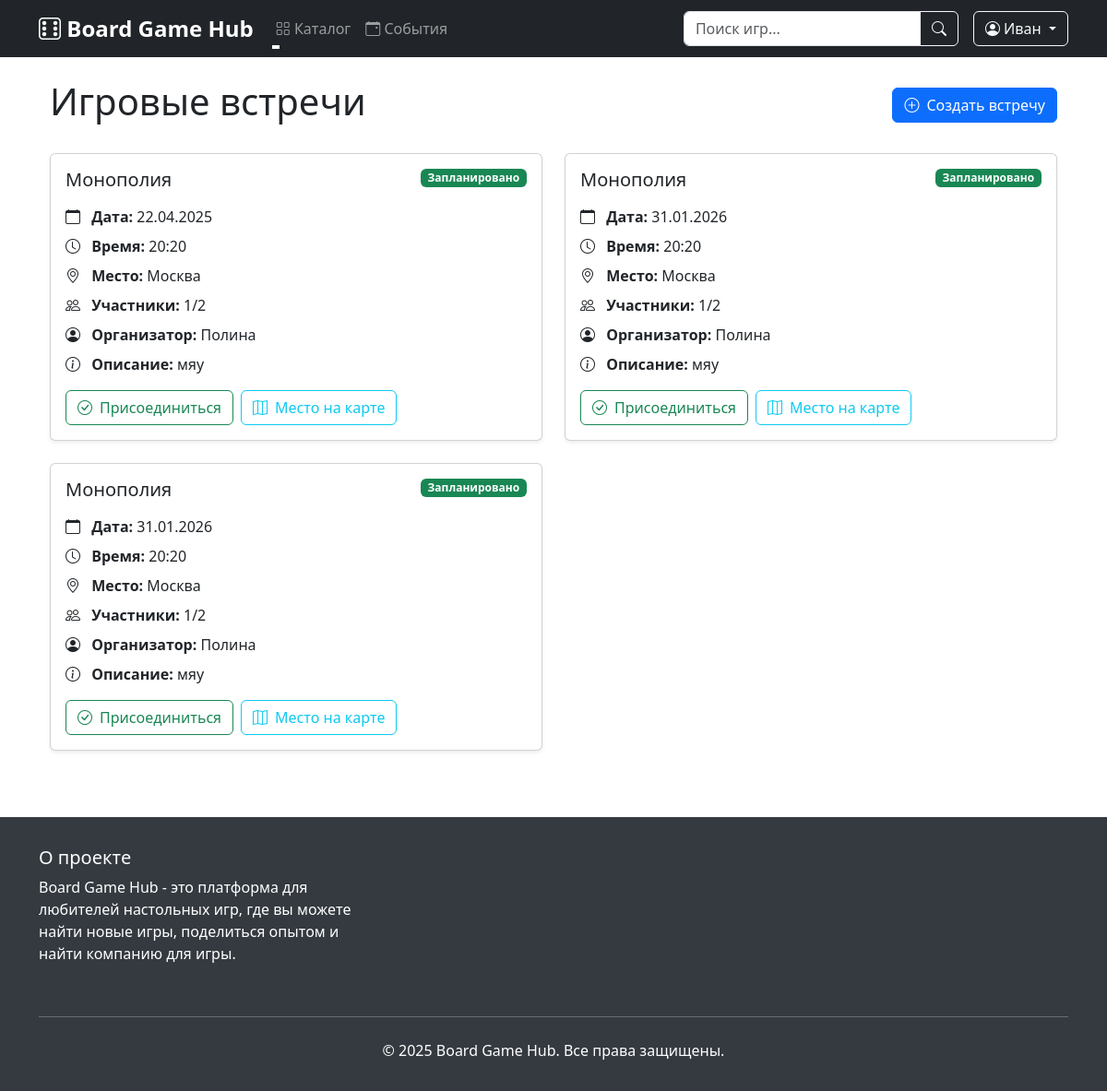
The page /game_sessions (signed in) on the database as committed earlier.
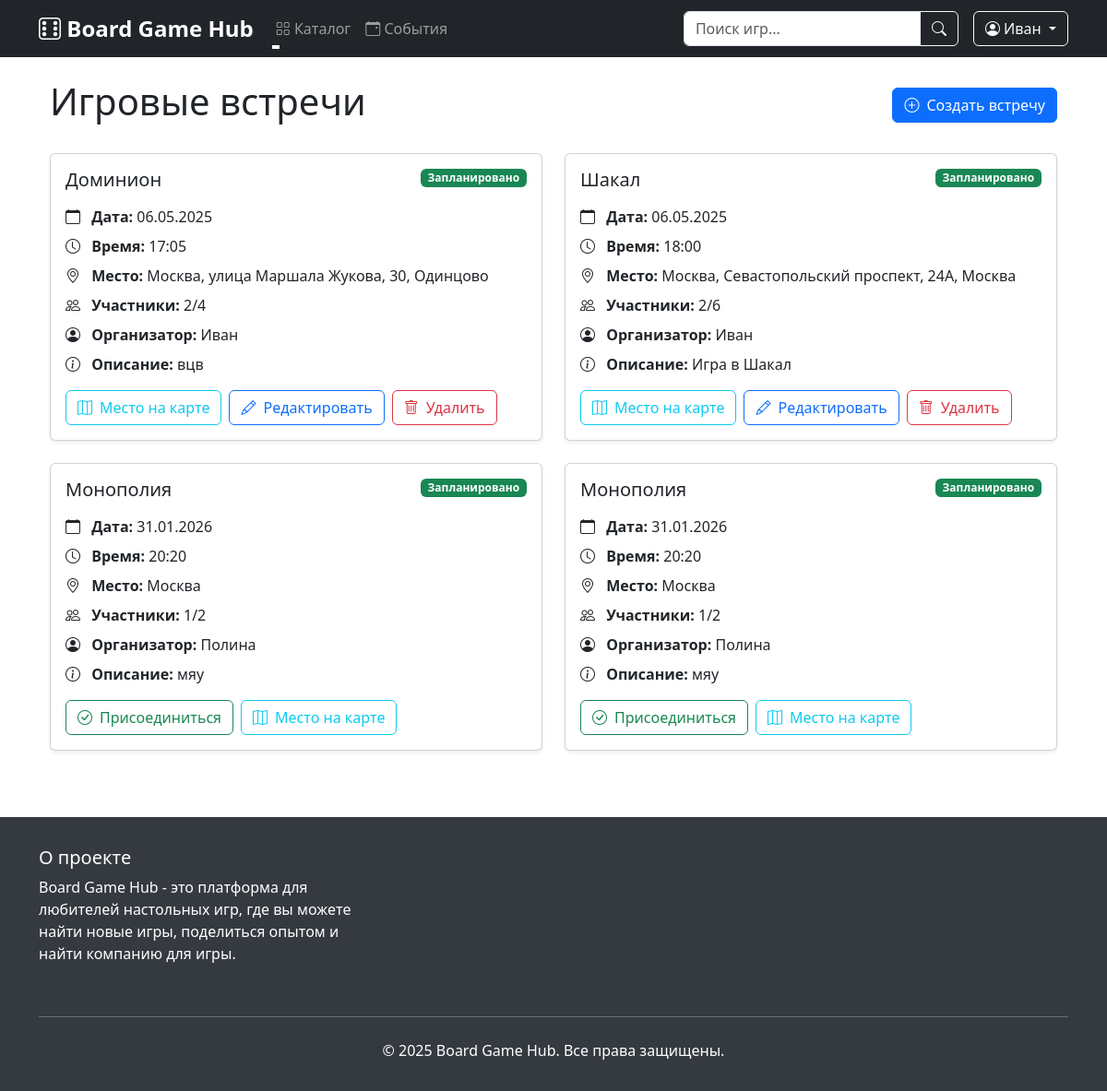
The same page on the database as committed later.
### data/users.py (models this page shows, shortened)
class User(SqlAlchemyBase, UserMixin):
    __tablename__ = 'users'
    id = sqlalchemy.Column(sqlalchemy.Integer, primary_key=True, autoincrement=True)
    surname = sqlalchemy.Column(sqlalchemy.String, nullable=True)
    name = sqlalchemy.Column(sqlalchemy.String, nullable=True)
    age = sqlalchemy.Column(sqlalchemy.Integer, nullable=True)
    favorite_genres = sqlalchemy.Column(sqlalchemy.String, nullable=True)
    location = sqlalchemy.Column(sqlalchemy.String, nullable=True)
    email = sqlalchemy.Column(sqlalchemy.String, unique=True, index=True, nullable=True)
    hashed_password = sqlalchemy.Column(sqlalchemy.String, nullable=True)
    added_games = orm.relationship("Game", back_populates="user")
    created_sessions = orm.relationship("GameSession", back_populates="creator")
    reviews = orm.relationship('Review', back_populates='user')

### data/game_sessions.py (models this page shows)
class GameSession(SqlAlchemyBase, SerializerMixin):
    __tablename__ = 'game_sessions'
    id = sqlalchemy.Column(sqlalchemy.Integer, primary_key=True, autoincrement=True)
    game_id = sqlalchemy.Column(sqlalchemy.Integer, sqlalchemy.ForeignKey('games.id'))
    creator_id = sqlalchemy.Column(sqlalchemy.Integer, sqlalchemy.ForeignKey('users.id'))
    date = sqlalchemy.Column(sqlalchemy.Date, nullable=False)
    time = sqlalchemy.Column(sqlalchemy.Time, nullable=False)
    location = sqlalchemy.Column(sqlalchemy.String, nullable=False)
    description = sqlalchemy.Column(sqlalchemy.String, nullable=True)
    max_players = sqlalchemy.Column(sqlalchemy.Integer, nullable=False)
    current_players = sqlalchemy.Column(sqlalchemy.Integer, default=1)
    created_at = sqlalchemy.Column(sqlalchemy.DateTime, default=datetime.utcnow)
    status = sqlalchemy.Column(sqlalchemy.String, default="Запланировано")
    game = orm.relationship('Game', back_populates='sessions')
    creator = orm.relationship('User', foreign_keys=[creator_id], back_populates='created_sessions')
    participants = orm.relationship('User', secondary=session_participants)

### data/games.py (models this page shows, shortened)
class Game(SqlAlchemyBase):
    __tablename__ = 'games'  # jobs
    id = sqlalchemy.Column(
        sqlalchemy.Integer,
        primary_key=True,
        autoincrement=True
    )
    added_by = sqlalchemy.Column(  # team_leader
        sqlalchemy.Integer,
        sqlalchemy.ForeignKey('users.id'),
        nullable=False
    )
    title = sqlalchemy.Column(sqlalchemy.String, nullable=True)  # job
    duration = sqlalchemy.Column(sqlalchemy.String, nullable=True)  # work_size
    count_of_players = sqlalchemy.Column(sqlalchemy.String, nullable=True)  # collaborators
    genre = sqlalchemy.Column(sqlalchemy.String, nullable=True)
    complexity = sqlalchemy.Column(sqlalchemy.String, nullable=True)
    description = sqlalchemy.Column(sqlalchemy.Text, nullable=True)
    image = sqlalchemy.Column(sqlalchemy.LargeBinary, nullable=True)  # BLOB для хранения изображений
    user = orm.relationship("User", back_populates="added_games")
    sessions = orm.relationship("GameSession", back_populates="game")
    reviews = orm.relationship("Review", back_populates="game")

### main.py (the view)
@app.route('/game_sessions')
def game_sessions():
    db_sess = db_session.create_session()
    try:
        update_session_statuses(db_sess)
        if current_user.is_authenticated:
            query = db_sess.query(GameSession).options(
                joinedload(GameSession.game),
                joinedload(GameSession.creator)
            ).filter(
                GameSession.location.like(f"%{current_user.location}%")
            )
            query = query.filter(
                (GameSession.status != "Завершено") |
                (GameSession.creator_id == current_user.id)
            )
            sessions = query.order_by(GameSession.date).all()
        else:
            sessions = []
        return render_template('game_sessions.html', sessions=sessions)
    finally:
        db_sess.close()

### data/db_session.py (called while the page is built)
def create_session() -> Session:
    global __factory
    return __factory()

### main.py (called while the page is built)
@login_manager.user_loader
def load_user(user_id):
    db_sess = db_session.create_session()
    user = db_sess.get(User, user_id)
    db_sess.close()
    return user

@app.context_processor
def utility_processor():
    def get_unique_genres():
        db_sess = db_session.create_session()
        try:
            genres = db_sess.query(Game.genre).distinct().all()
            return [genre[0] for genre in genres if genre[0]]
        finally:
            db_sess.close()
    return dict(get_unique_genres=get_unique_genres)

def update_session_statuses(db_sess):
    current_datetime = datetime.datetime.now()
    sessions = db_sess.query(GameSession).filter(
        GameSession.status == "Запланировано"
    ).all()
    for session in sessions:
        session_datetime = datetime.datetime.combine(session.date, session.time)
        if current_datetime > session_datetime:
            session.status = "Завершено"
    db_sess.commit()

### templates/game_sessions.html (shortened to what this page needs)
{% extends "base.html" %}
{% block content %}
<div class="container mt-4">
    <div class="d-flex justify-content-between align-items-center mb-4">
        <h1>Игровые встречи</h1>
        <a href="{{ url_for('game_session_new') }}" class="btn btn-primary">
            <i class="bi bi-plus-circle me-2"></i>Создать встречу
        </a>
    </div>
    <div class="row">
        {% for session in sessions %}
        <div class="col-md-6 mb-4">
            <div class="card shadow-sm h-100">
                <div class="card-body">
                    <div class="d-flex justify-content-between align-items-start mb-3">
                        <h5 class="card-title mb-0">{{ session.game.title }}</h5>
                        <span class="badge bg-{{ 'success' if session.status == 'Запланировано' else 'secondary' }}">
                            {{ session.status }}
                        </span>
                    </div>
                    <div class="game-session-info">
                        <p class="mb-2">
                            <i class="bi bi-calendar me-2"></i>
                            <span class="fw-bold">Дата:</span> {{ session.date.strftime('%d.%m.%Y') }}
                        </p>
                        <p class="mb-2">
                            <i class="bi bi-clock me-2"></i>
                            <span class="fw-bold">Время:</span> {{ session.time.strftime('%H:%M') }}
                        </p>
                        <p class="mb-2">
                            <i class="bi bi-geo-alt me-2"></i>
                            <span class="fw-bold">Место:</span> {{ session.location }}
                        </p>
                        <p class="mb-2">
                            <i class="bi bi-people me-2"></i>
                            <span class="fw-bold">Участники:</span> {{ session.current_players }}/{{ session.max_players
                            }}
                        </p>
                        <p class="mb-2">
                            <i class="bi bi-person-circle me-2"></i>
                            <span class="fw-bold">Организатор:</span> {{ session.creator.name }}
                        </p>
                        {% if session.description %}
                        <p class="mb-2">
                            <i class="bi bi-info-circle me-2"></i>
                            <span class="fw-bold">Описание:</span> {{ session.description }}
                        </p>
                        {% endif %}
                    </div>
                    <div class="mt-3 d-flex flex-wrap gap-2">
                        {% if current_user.is_authenticated %}
                        {% if current_user.id != session.creator_id %}
                        {% if current_user in session.participants %}
                        <form action="{{ url_for('game_sessions_leave', id=session.id) }}" method="post"
                              class="d-inline">
                            <button type="submit" class="btn btn-outline-danger">
                                <i class="bi bi-x-circle me-2"></i>Отказаться
                            </button>
                        </form>
                        {% else %}
                        {% if session.current_players < session.max_players %}
                        <form action="{{ url_for('game_sessions_join', id=session.id) }}" method="post"
                              class="d-inline">
                            <button type="submit" class="btn btn-outline-success">
                                <i class="bi bi-check-circle me-2"></i>Присоединиться
                            </button>
                        </form>
                        {% endif %}
                        {% endif %}
                        {% endif %}
                        <a href="{{ url_for('game_session_detail', id=session.id) }}" class="btn btn-outline-info">
                            <i class="bi bi-map me-2"></i>Место на карте
                        </a>
                        {% if current_user.id == session.creator_id %}
                        <a href="{{ url_for('game_sessions_edit', id=session.id) }}" class="btn btn-outline-primary">
                            <i class="bi bi-pencil me-2"></i>Редактировать
                        </a>
                        <form action="{{ url_for('game_sessions_delete', id=session.id) }}" method="post"
                              class="d-inline">
                            <button type="submit" class="btn btn-outline-danger"
                                    onclick="return confirm('Вы уверены, что хотите удалить эту встречу?')">
                                <i class="bi bi-trash me-2"></i>Удалить
                            </button>
                        </form>
                        {% endif %}
                        {% endif %}
                    </div>
                </div>
            </div>
        </div>
        {% endfor %}
    </div>
</div>
{% endblock %}

### templates/base.html (shortened to what this page needs)
<!DOCTYPE html>
<html lang="ru">
<head>
    <link href="https://cdn.jsdelivr.net/npm/bootstrap@5.3.0/dist/css/bootstrap.min.css" rel="stylesheet">
    <link rel="stylesheet" href="https://cdn.jsdelivr.net/npm/bootstrap-icons@1.7.2/font/bootstrap-icons.css">
    <link rel="stylesheet" href="https://cdnjs.cloudflare.com/ajax/libs/font-awesome/6.5.1/css/all.min.css">
    <link rel="stylesheet" href="{{ url_for('static', filename='css/notifications.css') }}">
</head>
<body>
    <nav class="navbar navbar-expand-lg navbar-dark bg-dark sticky-top">
        <div class="container">
            <a class="navbar-brand" href="{{ url_for('index') }}">
                <i class="bi bi-dice-6"></i> Board Game Hub
            </a>
            <div class="collapse navbar-collapse" id="navbarNav">
                <ul class="navbar-nav me-auto">
                    <li class="nav-item dropdown">
                        <a class="nav-link dropdown-toggle" href="#" role="button" data-bs-toggle="dropdown">
                            <i class="bi bi-grid"></i> Каталог
                        </a>
                    </li>
                    <li class="nav-item">
                        <a class="nav-link" href="{{ url_for('game_sessions') }}">
                            <i class="bi bi-calendar-event"></i> События
                        </a>
                    </li>
                </ul>
                <form class="d-flex me-3" action="{{ url_for('index') }}" method="get">
                    <div class="input-group">
                        <input class="form-control" type="search" name="search" placeholder="Поиск игр..."
                               aria-label="Search" value="{{ request.args.get('search', '') }}">
                        <button class="btn btn-outline-light" type="submit">
                            <i class="bi bi-search"></i>
                        </button>
                    </div>
                </form>
                <div class="d-flex">
                    {% if current_user.is_authenticated %}
                        <div class="dropdown">
                            <button class="btn btn-outline-light dropdown-toggle" type="button" data-bs-toggle="dropdown">
                                <i class="bi bi-person-circle"></i> {{ current_user.name }}
                            </button>
                        </div>
                    {% endif %}
                </div>
            </div>
        </div>
    </nav>
    <div class="container mt-4">
        {% block content %}{% endblock %}
    </div>
    <footer class="footer">
        <div class="container">
            <div class="row">
                <div class="col-md-4 mb-3">
                    <h5>О проекте</h5>
                    <p>Board Game Hub - это платформа для любителей настольных игр, где вы можете найти новые игры,
                       поделиться опытом и найти компанию для игры.</p>
                </div>
            </div>
            <hr class="mt-4 mb-4">
            <div class="text-center">
                <p class="mb-0">© 2025 Board Game Hub. Все права защищены.</p>
            </div>
        </div>
    </footer>
</body>
</html>

### templates/base.html (style rules this page uses)
.navbar-brand { font-size: 1.5rem; font-weight: bold; }
.card { transition: transform 0.2s; box-shadow: 0 4px 6px rgba(0, 0, 0, 0.1); }
.footer { background-color: #343a40; color: white; padding: 2rem 0; margin-top: 3rem; }
.nav-link { position: relative; }
.nav-link:after { content: ''; position: absolute; width: 0; height: 2px; background: #fff; left: 0; bottom: -2px; transition: width 0.3s; }

Rows that differ between the two databases and show on the page:
no longer on this page (row edited): GameSession: game "Монополия", status "Запланировано", date "22.04.2025", time "20:20", location "Москва", current_players "1", max_players "2", creator.name "Полина", description "мяу"
added GameSession: game "Доминион", status "Запланировано", date "06.05.2025", time "17:05", location "Москва, улица Маршала Жукова, 30, Одинцово", current_players "2", max_players "4", creator.name "Иван", description "вцв"
added GameSession: game "Шакал", status "Запланировано", date "06.05.2025", time "18:00", location "Москва, Севастопольский проспект, 24А, Москва", current_players "2", max_players "6", creator.name "Иван", description "Игра в Шакал"
